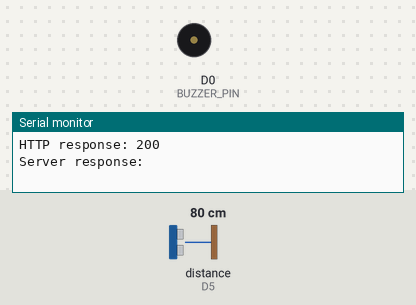
Simulated run of this sketch. Board: ESP8266 (NodeMCU). Shown: buzzer (waves = sounding, pin HIGH), the last lines printed to the serial monitor. Wiring (inferred from the names in the program): ultrasonic range finder: trigger D6; echo D5. Inputs (shaded band) come from the test bench; at power-on: distance to the obstacle (sensor on D5) 80 cm. The echo pulse lasts 58.3 µs per cm; WiFi joins after 1.5 s; servers stay silent unless stated; uploads are accepted with an empty reply; pins used as bus, display or sensor lines are not drawn.

Above: at 4.2 s.
4.3 s: distance to the obstacle (sensor on D5) set to 12 cm
9.9 s: distance to the obstacle (sensor on D5) set to 9 cm
At 13.11 s:
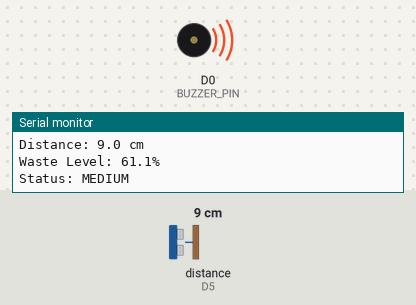
19.6 s: distance to the obstacle (sensor on D5) set to 18 cm
At 20.5 s:
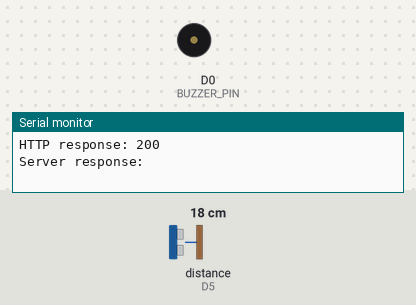
Timing chart, 0 to 22.6 s (numbered marks = the images above; inputs shaded):
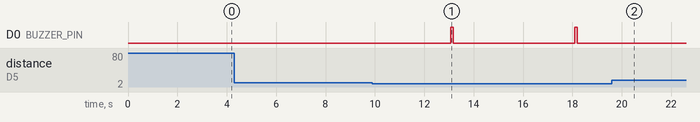

Measured:
- the behaviour switches between 11 and 10 cm on distance to the obstacle (sensor on D5) (found by bisection; images 0 and 1)
- after the input at 9.9 s, D0 (BUZZER_PIN): alternates HIGH for 0.10 s and LOW for 4.9 s, starting after 3.2 s
- after the input at 19.6 s, D0 (BUZZER_PIN): stops changing and stays LOW

The sketch:

EcoBin_ESP8266.ino
```cpp
#include <ESP8266WiFi.h>
#include <ESP8266HTTPClient.h>
#include <WiFiClientSecure.h>

const char* WIFI_SSID = "EcoTest";
const char* WIFI_PASSWORD = "EcoTest123";
const char* API_URL = "https://eco-bin-24-7.vercel.app/api/sensor-data";
const char* DEVICE_ID = "ECOBIN-001";

const int TRIG_PIN = D6;
const int ECHO_PIN = D5;
const int BUZZER_PIN = D0;

const float BIN_HEIGHT_CM = 20.0;
const float SENSOR_MIN_CM = 2.0;

unsigned long lastSend = 0;
const unsigned long SEND_INTERVAL_MS = 5000;

float readDistanceCm() {
  digitalWrite(TRIG_PIN, LOW);
  delayMicroseconds(3);
  digitalWrite(TRIG_PIN, HIGH);
  delayMicroseconds(10);
  digitalWrite(TRIG_PIN, LOW);
  unsigned long duration = pulseIn(ECHO_PIN, HIGH, 30000);
  if (duration == 0) return -1;
  return (duration * 0.0343) / 2.0;
}

String getStatus(float wasteLevel) {
  if (wasteLevel >= 90.0) return "OVERFLOW";
  if (wasteLevel >= 76.0) return "CRITICAL";
  if (wasteLevel >= 51.0) return "MEDIUM";
  return "NORMAL";
}

void updateBuzzer(float wasteLevel) {
  if (wasteLevel >= 90.0) {
    digitalWrite(BUZZER_PIN, HIGH);
  } else if (wasteLevel >= 76.0) {
    digitalWrite(BUZZER_PIN, HIGH);
    delay(150);
    digitalWrite(BUZZER_PIN, LOW);
    delay(150);
  } else if (wasteLevel >= 51.0) {
    digitalWrite(BUZZER_PIN, HIGH);
    delay(100);
    digitalWrite(BUZZER_PIN, LOW);
  } else {
    digitalWrite(BUZZER_PIN, LOW);
  }
}

void sendToServer(float distance, float wasteLevel, String status) {
  if (WiFi.status() != WL_CONNECTED) {
    Serial.println("Wi-Fi disconnected. Skipping upload.");
    return;
  }

  WiFiClientSecure client;
  client.setInsecure();

  HTTPClient https;
  if (!https.begin(client, API_URL)) {
    Serial.println("HTTPS connection setup failed.");
    return;
  }

  https.addHeader("Content-Type", "application/json");

  String payload = "{";
  payload += "\"deviceId\":\"" + String(DEVICE_ID) + "\",";
  payload += "\"distance\":" + String(distance, 1) + ",";
  payload += "\"wasteLevel\":" + String(wasteLevel, 1) + ",";
  payload += "\"status\":\"" + status + "\"";
  payload += "}";

  Serial.println("Sending:");
  Serial.println(payload);

  int httpCode = https.POST(payload);
  Serial.print("HTTP response: ");
  Serial.println(httpCode);

  Serial.println("Server response:");
  Serial.println(https.getString());

  https.end();
}

void connectWiFi() {
  WiFi.mode(WIFI_STA);
  WiFi.disconnect();
  delay(500);

  Serial.print("Connecting to Wi-Fi: ");
  Serial.println(WIFI_SSID);
  WiFi.begin(WIFI_SSID, WIFI_PASSWORD);

  int count = 0;
  while (WiFi.status() != WL_CONNECTED && count < 40) {
    delay(500);
    Serial.print(".");
    count++;
  }
  Serial.println();

  if (WiFi.status() == WL_CONNECTED) {
    Serial.println("WIFI CONNECTED!");
    Serial.print("ESP8266 IP: ");
    Serial.println(WiFi.localIP());
    Serial.print("Signal: ");
    Serial.print(WiFi.RSSI());
    Serial.println(" dBm");
  } else {
    Serial.print("Wi-Fi failed. Status: ");
    Serial.println(WiFi.status());
  }
}

void setup() {
  Serial.begin(115200);
  delay(1000);

  pinMode(TRIG_PIN, OUTPUT);
  pinMode(ECHO_PIN, INPUT);
  pinMode(BUZZER_PIN, OUTPUT);
  digitalWrite(BUZZER_PIN, LOW);

  Serial.println();
  Serial.println("================================");
  Serial.println("EcoBin 24x7 - Live IoT Gateway");
  Serial.println("================================");

  connectWiFi();
}

void loop() {
  if (WiFi.status() != WL_CONNECTED) {
    connectWiFi();
    delay(1000);
    return;
  }

  if (millis() - lastSend >= SEND_INTERVAL_MS || lastSend == 0) {
    lastSend = millis();

    float distance = readDistanceCm();

    if (distance < 0) {
      Serial.println("HC-SR04: No valid echo.");
      digitalWrite(BUZZER_PIN, LOW);
      return;
    }

    if (distance > BIN_HEIGHT_CM) distance = BIN_HEIGHT_CM;
    if (distance < SENSOR_MIN_CM) distance = SENSOR_MIN_CM;

    float wasteLevel = ((BIN_HEIGHT_CM - distance) / (BIN_HEIGHT_CM - SENSOR_MIN_CM)) * 100.0;
    wasteLevel = constrain(wasteLevel, 0.0, 100.0);

    String status = getStatus(wasteLevel);

    Serial.println("--------------------------------");
    Serial.print("Distance: ");
    Serial.print(distance, 1);
    Serial.println(" cm");
    Serial.print("Waste Level: ");
    Serial.print(wasteLevel, 1);
    Serial.println("%");
    Serial.print("Status: ");
    Serial.println(status);

    updateBuzzer(wasteLevel);
    sendToServer(distance, wasteLevel, status);
  }

  delay(50);
}
```
